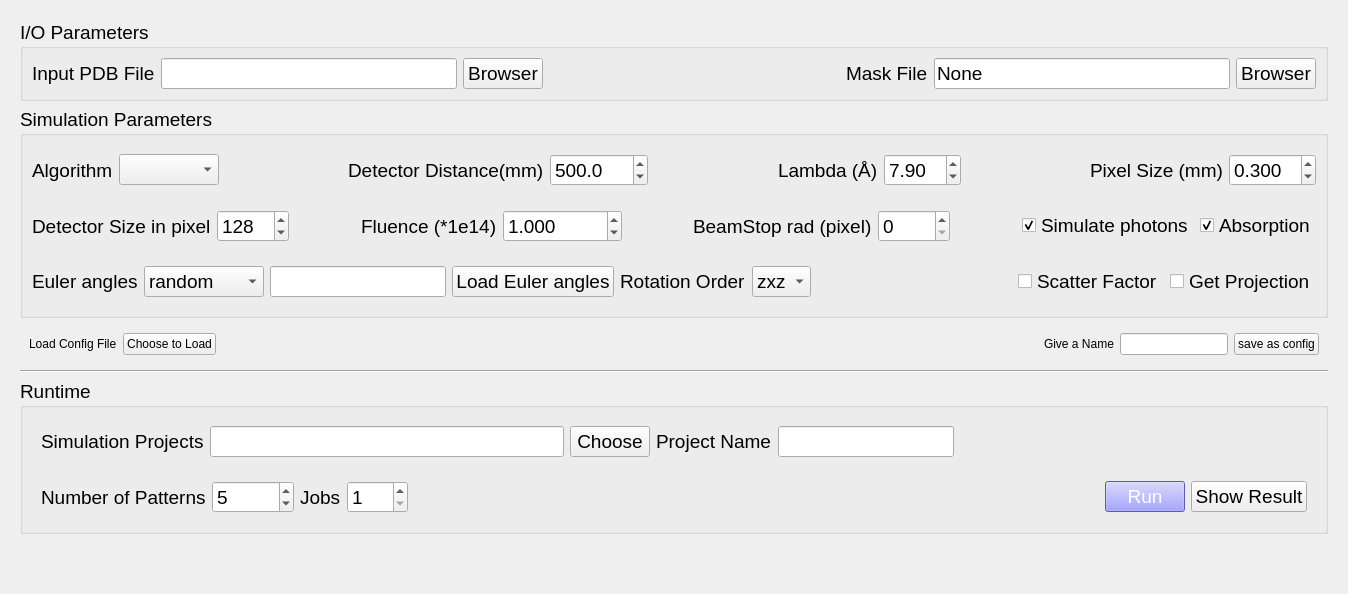
          <widget class="QWidget" name="tab_simulation">
           <attribute name="title">
            <string>Simulation</string>
           </attribute>
           <layout class="QVBoxLayout" name="verticalLayout_29">
            <item>
             <widget class="QWidget" name="widget_78" native="true">
              <layout class="QVBoxLayout" name="verticalLayout_33">
               <item>
                <widget class="QGroupBox" name="groupBox_9">
                 <property name="font">
                  <font>
                   <pointsize>14</pointsize>
                  </font>
                 </property>
                 <property name="title">
                  <string>I/O Parameters</string>
                 </property>
                 <layout class="QHBoxLayout" name="horizontalLayout_61">
                  <item>
                   <widget class="QLabel" name="label_55">
                    <property name="text">
                     <string>Input PDB File</string>
                    </property>
                   </widget>
                  </item>
                  <item>
                   <widget class="QLineEdit" name="lineEdit_13"/>
                  </item>
                  <item>
                   <widget class="QPushButton" name="pushButton_19">
                    <property name="text">
                     <string>Browser</string>
                    </property>
                   </widget>
                  </item>
                  <item>
                   <spacer name="horizontalSpacer_11">
                    <property name="orientation">
                     <enum>Qt::Horizontal</enum>
                    </property>
                    <property name="sizeHint" stdset="0">
                     <size>
                      <width>188</width>
                      <height>20</height>
                     </size>
                    </property>
                   </spacer>
                  </item>
                  <item>
                   <widget class="QLabel" name="label_56">
                    <property name="toolTip">
                     <string>mask added to patterns, '.npy' format</string>
                    </property>
                    <property name="text">
                     <string>Mask File</string>
                    </property>
                   </widget>
                  </item>
                  <item>
                   <widget class="QLineEdit" name="lineEdit_14">
                    <property name="text">
                     <string>None</string>
                    </property>
                   </widget>
                  </item>
                  <item>
                   <widget class="QPushButton" name="pushButton_20">
                    <property name="text">
                     <string>Browser</string>
                    </property>
                   </widget>
                  </item>
                 </layout>
                </widget>
               </item>
               <item>
                <widget class="QGroupBox" name="groupBox_10">
                 <property name="font">
                  <font>
                   <pointsize>14</pointsize>
                  </font>
                 </property>
                 <property name="title">
                  <string>Simulation Parameters</string>
                 </property>
                 <layout class="QVBoxLayout" name="verticalLayout_26">
                  <property name="leftMargin">
                   <number>0</number>
                  </property>
                  <property name="rightMargin">
                   <number>0</number>
                  </property>
                  <item>
                   <widget class="QWidget" name="widget_71" native="true">
                    <layout class="QHBoxLayout" name="horizontalLayout_63" stretch="0,0,1,0,0,1,0,0,1,0,0">
                     <item>
                      <widget class="QLabel" name="label_57">
                       <property name="text">
                        <string>Algorithm</string>
                       </property>
                      </widget>
                     </item>
                     <item>
                      <widget class="QComboBox" name="comboBox_13"/>
                     </item>
                     <item>
                      <spacer name="horizontalSpacer_12">
                       <property name="orientation">
                        <enum>Qt::Horizontal</enum>
                       </property>
                       <property name="sizeHint" stdset="0">
                        <size>
                         <width>40</width>
                         <height>20</height>
                        </size>
                       </property>
                      </spacer>
                     </item>
                     <item>
                      <widget class="QLabel" name="label_58">
                       <property name="text">
                        <string>Detector Distance(mm)</string>
                       </property>
                      </widget>
                     </item>
                     <item>
                      <widget class="QDoubleSpinBox" name="doubleSpinBox_10">
                       <property name="decimals">
                        <number>1</number>
                       </property>
                       <property name="maximum">
                        <double>10000.000000000000000</double>
                       </property>
                       <property name="singleStep">
                        <double>0.100000000000000</double>
                       </property>
                       <property name="value">
                        <double>500.000000000000000</double>
                       </property>
                      </widget>
                     </item>
                     <item>
                      <spacer name="horizontalSpacer_14">
                       <property name="orientation">
                        <enum>Qt::Horizontal</enum>
                       </property>
                       <property name="sizeHint" stdset="0">
                        <size>
                         <width>40</width>
                         <height>20</height>
                        </size>
                       </property>
                      </spacer>
                     </item>
                     <item>
                      <widget class="QLabel" name="label_59">
                       <property name="text">
                        <string>Lambda (Å)</string>
                       </property>
                      </widget>
                     </item>
                     <item>
                      <widget class="QDoubleSpinBox" name="doubleSpinBox_11">
                       <property name="singleStep">
                        <double>0.100000000000000</double>
                       </property>
                       <property name="value">
                        <double>7.900000000000000</double>
                       </property>
                      </widget>
                     </item>
                     <item>
                      <spacer name="horizontalSpacer_16">
                       <property name="orientation">
                        <enum>Qt::Horizontal</enum>
                       </property>
                       <property name="sizeHint" stdset="0">
                        <size>
                         <width>40</width>
                         <height>20</height>
                        </size>
                       </property>
                      </spacer>
                     </item>
                     <item>
                      <widget class="QLabel" name="label_60">
                       <property name="text">
                        <string>Pixel Size (mm)</string>
                       </property>
                      </widget>
                     </item>
                     <item>
                      <widget class="QDoubleSpinBox" name="doubleSpinBox_12">
                       <property name="decimals">
                        <number>3</number>
                       </property>
                       <property name="singleStep">
                        <double>0.100000000000000</double>
                       </property>
                       <property name="value">
                        <double>0.300000000000000</double>
                       </property>
                      </widget>
                     </item>
                    </layout>
                   </widget>
                  </item>
                  <item>
                   <widget class="QWidget" name="widget_73" native="true">
                    <layout class="QHBoxLayout" name="horizontalLayout_64" stretch="0,0,1,0,0,1,0,0,1,0,0">
                     <item>
                      <widget class="QLabel" name="label_62">
                       <property name="toolTip">
                        <string>Only support square detector</string>
                       </property>
                       <property name="text">
                        <string>Detector Size in pixel</string>
                       </property>
                       <property name="margin">
                        <number>0</number>
                       </property>
                      </widget>
                     </item>
                     <item>
                      <widget class="QSpinBox" name="spinBox_30">
                       <property name="maximum">
                        <number>1024</number>
                       </property>
                       <property name="value">
                        <number>128</number>
                       </property>
                      </widget>
                     </item>
                     <item>
                      <spacer name="horizontalSpacer_13">
                       <property name="orientation">
                        <enum>Qt::Horizontal</enum>
                       </property>
                       <property name="sizeHint" stdset="0">
                        <size>
                         <width>117</width>
                         <height>20</height>
                        </size>
                       </property>
                      </spacer>
                     </item>
                     <item>
                      <widget class="QLabel" name="label_63">
                       <property name="text">
                        <string>Fluence (*1e14)</string>
                       </property>
                      </widget>
                     </item>
                     <item>
                      <widget class="QDoubleSpinBox" name="doubleSpinBox_13">
                       <property name="decimals">
                        <number>3</number>
                       </property>
                       <property name="minimum">
                        <double>0.001000000000000</double>
                       </property>
                       <property name="maximum">
                        <double>10000.000000000000000</double>
                       </property>
                       <property name="singleStep">
                        <double>0.100000000000000</double>
                       </property>
                       <property name="value">
                        <double>1.000000000000000</double>
                       </property>
                      </widget>
                     </item>
                     <item>
                      <spacer name="horizontalSpacer_15">
                       <property name="orientation">
                        <enum>Qt::Horizontal</enum>
                       </property>
                       <property name="sizeHint" stdset="0">
                        <size>
                         <width>40</width>
                         <height>20</height>
                        </size>
                       </property>
                      </spacer>
                     </item>
                     <item>
                      <widget class="QLabel" name="label_61">
                       <property name="text">
                        <string>BeamStop rad (pixel)</string>
                       </property>
                      </widget>
                     </item>
                     <item>
                      <widget class="QSpinBox" name="spinBox_29">
                       <property name="maximum">
                        <number>1024</number>
                       </property>
                      </widget>
                     </item>
                     <item>
                      <spacer name="horizontalSpacer_26">
                       <property name="orientation">
                        <enum>Qt::Horizontal</enum>
                       </property>
                       <property name="sizeHint" stdset="0">
                        <size>
                         <width>40</width>
                         <height>20</height>
                        </size>
                       </property>
                      </spacer>
                     </item>
                     <item>
                      <widget class="QCheckBox" name="checkBox_4">
                       <property name="text">
                        <string>Simulate photons</string>
                       </property>
                       <property name="checked">
                        <bool>true</bool>
                       </property>
                      </widget>
                     </item>
                     <item>
                      <widget class="QCheckBox" name="checkBox_5">
                       <property name="text">
                        <string>Absorption</string>
                       </property>
                       <property name="checked">
                        <bool>true</bool>
                       </property>
                      </widget>
                     </item>
                    </layout>
                   </widget>
                  </item>
                  <item>
                   <widget class="QWidget" name="widget_74" native="true">
                    <layout class="QHBoxLayout" name="horizontalLayout_65" stretch="0,0,0,0,0,0,1,0,0">
                     <item>
                      <widget class="QLabel" name="label_65">
                       <property name="text">
                        <string>Euler angles</string>
                       </property>
                      </widget>
                     </item>
                     <item>
                      <widget class="QComboBox" name="comboBox_19">
                       <item>
                        <property name="text">
                         <string>random</string>
                        </property>
                       </item>
                       <item>
                        <property name="text">
                         <string>predefined</string>
                        </property>
                       </item>
                      </widget>
                     </item>
                     <item>
                      <widget class="QLineEdit" name="lineEdit_24"/>
                     </item>
                     <item>
                      <widget class="QPushButton" name="pushButton_32">
                       <property name="text">
                        <string>Load Euler angles</string>
                       </property>
                      </widget>
                     </item>
                     <item>
                      <widget class="QLabel" name="label_68">
                       <property name="text">
                        <string>Rotation Order</string>
                       </property>
                      </widget>
                     </item>
                     <item>
                      <widget class="QComboBox" name="comboBox_14">
                       <property name="currentIndex">
                        <number>0</number>
                       </property>
                       <item>
                        <property name="text">
                         <string>zxz</string>
                        </property>
                       </item>
                       <item>
                        <property name="text">
                         <string>zyz</string>
                        </property>
                       </item>
                       <item>
                        <property name="text">
                         <string>xyz</string>
                        </property>
                       </item>
                      </widget>
                     </item>
                     <item>
                      <spacer name="horizontalSpacer_18">
                       <property name="orientation">
                        <enum>Qt::Horizontal</enum>
                       </property>
                       <property name="sizeHint" stdset="0">
                        <size>
                         <width>72</width>
                         <height>20</height>
                        </size>
                       </property>
                      </spacer>
                     </item>
                     <item>
                      <widget class="QCheckBox" name="checkBox">
                       <property name="text">
                        <string>Scatter Factor</string>
                       </property>
                      </widget>
                     </item>
                     <item>
                      <widget class="QCheckBox" name="checkBox_2">
                       <property name="text">
                        <string>Get Projection</string>
                       </property>
                       <property name="checked">
                        <bool>false</bool>
                       </property>
                      </widget>
                     </item>
                    </layout>
                   </widget>
                  </item>
                 </layout>
                </widget>
               </item>
               <item>
                <widget class="QWidget" name="widget_84" native="true">
                 <layout class="QHBoxLayout" name="horizontalLayout_70">
                  <item>
                   <widget class="QLabel" name="label_66">
                    <property name="text">
                     <string>Load Config File</string>
                    </property>
                   </widget>
                  </item>
                  <item>
                   <widget class="QPushButton" name="pushButton_26">
                    <property name="text">
                     <string>Choose to Load</string>
                    </property>
                   </widget>
                  </item>
                  <item>
                   <spacer name="horizontalSpacer_17">
                    <property name="orientation">
                     <enum>Qt::Horizontal</enum>
                    </property>
                    <property name="sizeHint" stdset="0">
                     <size>
                      <width>40</width>
                      <height>20</height>
                     </size>
                    </property>
                   </spacer>
                  </item>
                  <item>
                   <widget class="QLabel" name="label_67">
                    <property name="text">
                     <string>Give a Name</string>
                    </property>
                   </widget>
                  </item>
                  <item>
                   <widget class="QLineEdit" name="lineEdit_20">
                    <property name="sizePolicy">
                     <sizepolicy hsizetype="Preferred" vsizetype="Fixed">
                      <horstretch>0</horstretch>
                      <verstretch>0</verstretch>
                     </sizepolicy>
                    </property>
                   </widget>
                  </item>
                  <item>
                   <widget class="QPushButton" name="pushButton_27">
                    <property name="text">
                     <string>save as config</string>
                    </property>
                   </widget>
                  </item>
                 </layout>
                </widget>
               </item>
               <item>
                <widget class="Line" name="line_2">
                 <property name="orientation">
                  <enum>Qt::Horizontal</enum>
                 </property>
                </widget>
               </item>
               <item>
                <widget class="QGroupBox" name="groupBox_12">
                 <property name="font">
                  <font>
                   <pointsize>14</pointsize>
                  </font>
                 </property>
                 <property name="title">
                  <string>Runtime</string>
                 </property>
                 <layout class="QVBoxLayout" name="verticalLayout_27">
                  <item>
                   <widget class="QWidget" name="widget_75" native="true">
                    <layout class="QHBoxLayout" name="horizontalLayout_66" stretch="0,1,0,0,0,1">
                     <item>
                      <widget class="QLabel" name="label_80">
                       <property name="text">
                        <string>Simulation Projects</string>
                       </property>
                      </widget>
                     </item>
                     <item>
                      <widget class="QLineEdit" name="lineEdit_23">
                       <property name="sizePolicy">
                        <sizepolicy hsizetype="Preferred" vsizetype="Fixed">
                         <horstretch>0</horstretch>
                         <verstretch>0</verstretch>
                        </sizepolicy>
                       </property>
                       <property name="text">
                        <string/>
                       </property>
                       <property name="readOnly">
                        <bool>true</bool>
                       </property>
                      </widget>
                     </item>
                     <item>
                      <widget class="QPushButton" name="pushButton_31">
                       <property name="text">
                        <string>Choose</string>
                       </property>
                      </widget>
                     </item>
                     <item>
                      <widget class="QLabel" name="label_70">
                       <property name="text">
                        <string>Project Name</string>
                       </property>
                      </widget>
                     </item>
                     <item>
                      <widget class="QLineEdit" name="lineEdit_15">
                       <property name="text">
                        <string/>
                       </property>
                      </widget>
                     </item>
                     <item>
                      <spacer name="horizontalSpacer_21">
                       <property name="orientation">
                        <enum>Qt::Horizontal</enum>
                       </property>
                       <property name="sizeHint" stdset="0">
                        <size>
                         <width>455</width>
                         <height>20</height>
                        </size>
                       </property>
                      </spacer>
                     </item>
                    </layout>
                   </widget>
                  </item>
                  <item>
                   <widget class="QWidget" name="widget_86" native="true">
                    <layout class="QHBoxLayout" name="horizontalLayout_72">
                     <item>
                      <widget class="QLabel" name="label_69">
                       <property name="toolTip">
                        <string>If euler angles are predefined, this parameter will be ignored</string>
                       </property>
                       <property name="text">
                        <string>Number of Patterns</string>
                       </property>
                      </widget>
                     </item>
                     <item>
                      <widget class="QSpinBox" name="spinBox_32">
                       <property name="minimum">
                        <number>1</number>
                       </property>
                       <property name="maximum">
                        <number>50000</number>
                       </property>
                       <property name="value">
                        <number>5</number>
                       </property>
                      </widget>
                     </item>
                     <item>
                      <widget class="QLabel" name="label_72">
                       <property name="toolTip">
                        <string>FFT algorithm doesn't support multi-processing</string>
                       </property>
                       <property name="text">
                        <string>Jobs</string>
                       </property>
                      </widget>
                     </item>
                     <item>
                      <widget class="QSpinBox" name="spinBox_33">
                       <property name="minimum">
                        <number>1</number>
                       </property>
                       <property name="maximum">
                        <number>200</number>
                       </property>
                      </widget>
                     </item>
                     <item>
                      <spacer name="horizontalSpacer_24">
                       <property name="orientation">
                        <enum>Qt::Horizontal</enum>
                       </property>
                       <property name="sizeHint" stdset="0">
                        <size>
                         <width>552</width>
                         <height>20</height>
                        </size>
                       </property>
                      </spacer>
                     </item>
                     <item>
                      <widget class="QPushButton" name="pushButton_21">
                       <property name="cursor">
                        <cursorShape>PointingHandCursor</cursorShape>
                       </property>
                       <property name="styleSheet">
                        <string notr="true">background-color: rgb(128, 128, 255);
color: rgb(255, 255, 255);</string>
                       </property>
                       <property name="text">
                        <string>Run</string>
                       </property>
                      </widget>
                     </item>
                     <item>
                      <widget class="QPushButton" name="pushButton_30">
                       <property name="text">
                        <string>Show Result</string>
                       </property>
                      </widget>
                     </item>
                    </layout>
                   </widget>
                  </item>
                 </layout>
                </widget>
               </item>
               <item>
                <spacer name="verticalSpacer_2">
                 <property name="orientation">
                  <enum>Qt::Vertical</enum>
                 </property>
                 <property name="sizeHint" stdset="0">
                  <size>
                   <width>20</width>
                   <height>40</height>
                  </size>
                 </property>
                </spacer>
               </item>
              </layout>
             </widget>
            </item>
           </layout>
          </widget>
